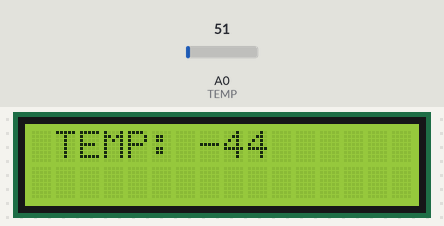
Simulated run of this sketch. Board: Arduino Uno, built with avr-gcc and run on an emulated ATmega328P. Shown: 16×2 character LCD. The test bench sets the inputs (shaded band); at power-on: A0 (TEMP) = 51. What the sketch prints to the serial monitor is not drawn.

Above: at 1.3 s.
1.4 s: A0 (TEMP) set to 128
At 5.7 s:
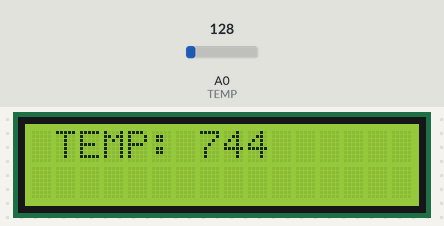
7.4 s: A0 (TEMP) set to 138
At 11.1 s:
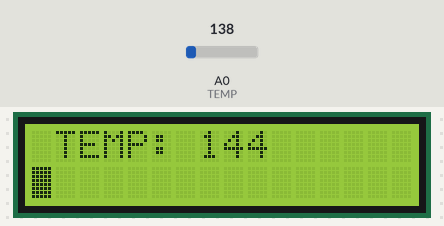
13.4 s: A0 (TEMP) set to 163
At 16.1 s:
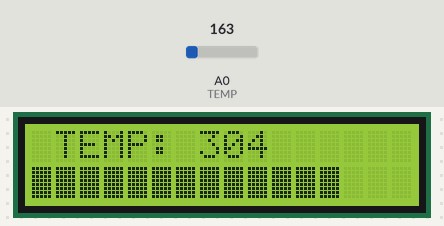
Timing chart, 0 to 17.6 s (numbered marks = the images above; inputs shaded):
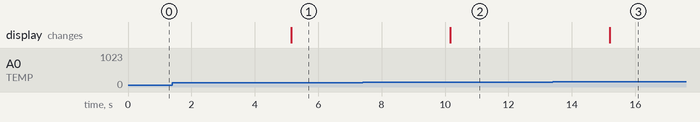

The sketch:

arduino10-5_LCD_report_.ino
```cpp
//진행 상태 바를 출력하는 LCD

//LCD 라이브러리 삽입
#include <LiquidCrystal_I2C.h>
#include <Wire.h>

//회로에 연결된 핀 번호를 사용하여 lcd 객체 인스턴스 생성
LiquidCrystal_I2C lcd(0x27, 16, 2); // RS, EN, D4~D7

const int TEMP = 0; //온도값을 센서에서 읽어올 변수
const int LOW_TEMP=140; //센서에서 읽어들인 최저 온도
const int HIGH_TEMP=170; //센서에서 읽어들인 최고 온도
int val=0; //TEMP값을 매핑할 변수
int gg=0; //Bar를 그리기위해 val값을 매핑한 변수

//그려진 바의 배열
byte bars[8]={
    B11111,
    B11111,
    B11111,
    B11111,
    B11111,
    B11111,
    B11111,
    B11111,
};
void setup()
{
  //시리얼 모니터 초기화
  Serial.begin(9600);
  // I2C LCD를 초기화
  lcd.init();
  // I2C LCD의 백라이트를 켬
  lcd.backlight();
  //LCD의 열과 행을 16열 2행으로 설정
  lcd.begin(16, 2);

  //진행 상태 바 만들기
  lcd.createChar(0, bars);
}

void loop()
{
  //TEMP센서에서 읽어들인 조도값을 15~35 사이로 매핑하기
  val = analogRead(TEMP);
  val = map(val, LOW_TEMP, HIGH_TEMP, 15,35);
  // Bar를 만들 때 사용할 변수. val의 값을 1~17로 매핑하여 반복문에 사용
  gg = map(val, 15, 35, 1, 17);
  //1열0행으로 커서를 옮긴 후 온도 출력
  lcd.setCursor(1, 0);
  lcd.print("TEMP: ");
  lcd.print(val);
  Serial.print("현재 온도: ");
  Serial.println(val);
  //매핑된 변수 gg만큼 상태 바를 업데이트 시킵니다.
  for(int i=0; i<gg; i++){
    lcd.setCursor(i, 1); //i열로 커서 이동
    lcd.write(0); //가득찬 상태바
  }
  delay(5000); //5초간 대기
}
```

Measured:
- the behaviour switches between 137 and 138 on A0 (TEMP) (found by bisection; images 1 and 2)
- after the input at 1.4 s, the display: changes after 3.8 s (image 1)
- after the input at 7.4 s, the display: changes after 2.8 s (image 2)
- after the input at 13.4 s, the display: changes after 1.8 s (image 3)
